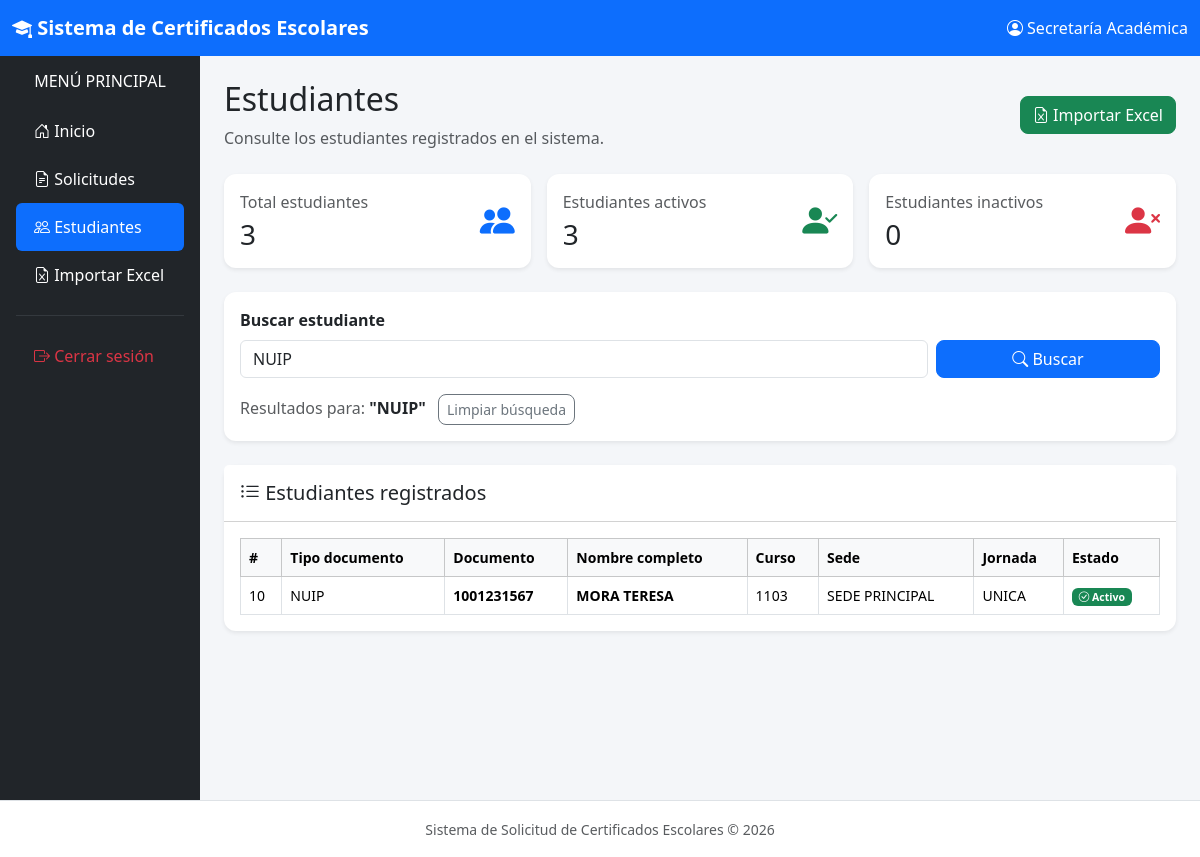
The page /secretaria/estudiantes.php?buscar=NUIP (signed in) on the database its author committed.
### tables this page shows
CREATE TABLE `estudiantes` (
  `id_estudiante` int(11) NOT NULL,
  `tipo_documento` varchar(100) NOT NULL,
  `documento` varchar(20) NOT NULL,
  `nombre_completo` varchar(150) NOT NULL,
  `curso` varchar(20) NOT NULL,
  `sede` varchar(100) NOT NULL,
  `jornada` varchar(100) NOT NULL,
  `estado` enum('ACTIVO','RETIRADO') DEFAULT 'ACTIVO'
);

### secretaria/estudiantes.php (the view, shortened to what the rows shown need)
<?php
require_once "../config/conexion.php";
$busqueda = trim($_GET["buscar"] ?? "");
if ($busqueda !== "") {
    $sql = "SELECT
                id_estudiante,
                tipo_documento,
                documento,
                nombre_completo,
                curso,
                sede,
                jornada,
                estado
            FROM estudiantes
            WHERE tipo_documento LIKE ?
               OR documento LIKE ?
               OR nombre_completo LIKE ?
               OR curso LIKE ?
               OR sede LIKE ?
            ORDER BY nombre_completo ASC";
    $stmt = $conexion->prepare($sql);
    $termino = "%" . $busqueda . "%";
    $stmt->bind_param(
        "sssss",
        $termino,
        $termino,
        $termino,
        $termino,
        $termino
    );
    $stmt->execute();
    $resultado = $stmt->get_result();
}
?>
<!DOCTYPE html>
<html lang="es">
<head>
    <link
        href="https://cdn.jsdelivr.net/npm/bootstrap@5.3.3/dist/css/bootstrap.min.css"
        rel="stylesheet"
    >
    <link
        rel="stylesheet"
        href="https://cdn.jsdelivr.net/npm/bootstrap-icons@1.11.3/font/bootstrap-icons.min.css"
    >
    <link
        rel="stylesheet"
        href="../assets/css/estilos.css"
    >
</head>
<body>
<div class="container-fluid">
    <div class="row">
        <main class="col-md-9 col-lg-10 p-4 contenido">
            <div
                class="d-flex flex-column flex-md-row
                       justify-content-between
                       align-items-md-center
                       mb-4"
            >
                <div>
                    <h2>
                        Estudiantes
                    </h2>
                </div>
            </div>
            <div class="card shadow-sm border-0">
                <div class="card-body">
                    <?php if (
                        $resultado &&
                        $resultado->num_rows > 0
                    ): ?>
                        <div class="table-responsive">
                            <table
                                class="table table-hover
                                       table-bordered
                                       tabla-estudiantes
                                       mb-0"
                            >
                                <thead class="table-light">
                                    <tr>
                                        <th>
                                            #
                                        </th>
                                        <th>
                                            Tipo documento
                                        </th>
                                        <th>
                                            Documento
                                        </th>
                                        <th>
                                            Nombre completo
                                        </th>
                                        <th>
                                            Curso
                                        </th>
                                        <th>
                                            Sede
                                        </th>
                                        <th>
                                            Jornada
                                        </th>
                                        <th>
                                            Estado
                                        </th>
                                    </tr>
                                </thead>
                                <tbody>
                                <?php while (
                                    $estudiante =
                                    $resultado->fetch_assoc()
                                ): ?>
                                    <tr>
                                        <td>
                                            <?php
                                            echo $estudiante[
                                                "id_estudiante"
                                            ];
                                            ?>
                                        </td>
                                        <td>
                                            <?php
                                            echo htmlspecialchars(
                                                $estudiante[
                                                    "tipo_documento"
                                                ]
                                            );
                                            ?>
                                        </td>
                                        <td>
                                            <strong>
                                                <?php
                                                echo htmlspecialchars(
                                                    $estudiante[
                                                        "documento"
                                                    ]
                                                );
                                                ?>
                                            </strong>
                                        </td>
                                        <td>
                                            <span
                                                class="nombre-estudiante"
                                            >
                                                <?php
                                                echo htmlspecialchars(
                                                    $estudiante[
                                                        "nombre_completo"
                                                    ]
                                                );
                                                ?>
                                            </span>
                                        </td>
                                        <td>
                                            <?php
                                            echo htmlspecialchars(
                                                $estudiante[
                                                    "curso"
                                                ]
                                            );
                                            ?>
                                        </td>
                                        <td>
                                            <?php
                                            echo htmlspecialchars(
                                                $estudiante[
                                                    "sede"
                                                ]
                                            );
                                            ?>
                                        </td>
                                        <td>
                                            <?php
                                            echo htmlspecialchars(
                                                $estudiante[
                                                    "jornada"
                                                ]
                                            );
                                            ?>
                                        </td>
                                        <td>
                                            <?php
                                            if (
                                                $estudiante[
                                                    "estado"
                                                ] === "ACTIVO"
                                            ):
                                            ?>
                                                <span
                                                    class="badge bg-success"
                                                >
                                                    <i
                                                        class="bi bi-check-circle"
                                                    ></i>
                                                    Activo
                                                </span>
                                            <?php endif; ?>
                                        </td>
                                    </tr>
                                <?php endwhile; ?>
                                </tbody>
                            </table>
                        </div>
                    <?php endif; ?>
                </div>
            </div>
        </main>
    </div>
</div>
</body>
</html>

### rows shown on the page
estudiantes: id_estudiante "10", tipo_documento "NUIP", documento "1001231567", nombre_completo "MORA TERESA", curso "1103", sede "SEDE PRINCIPAL", jornada "UNICA", estado "ACTIVO" (drawn)

### other values the page prints
$_SESSION["usuario_nombre"] "Secretaría Académica"
$total_estudiantes "3"
$total_activos "3"
$total_inactivos "0"
$busqueda "NUIP"
